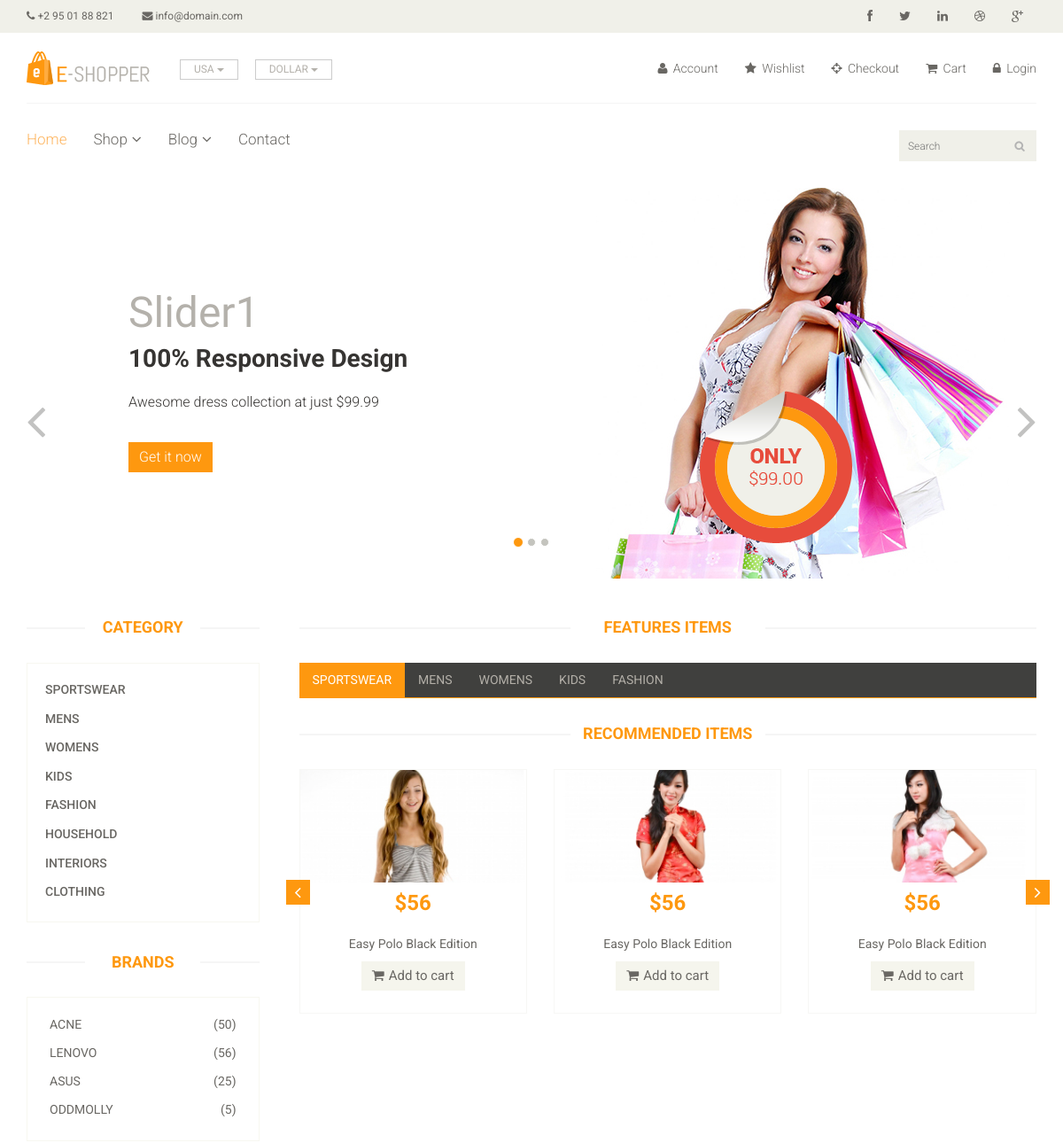
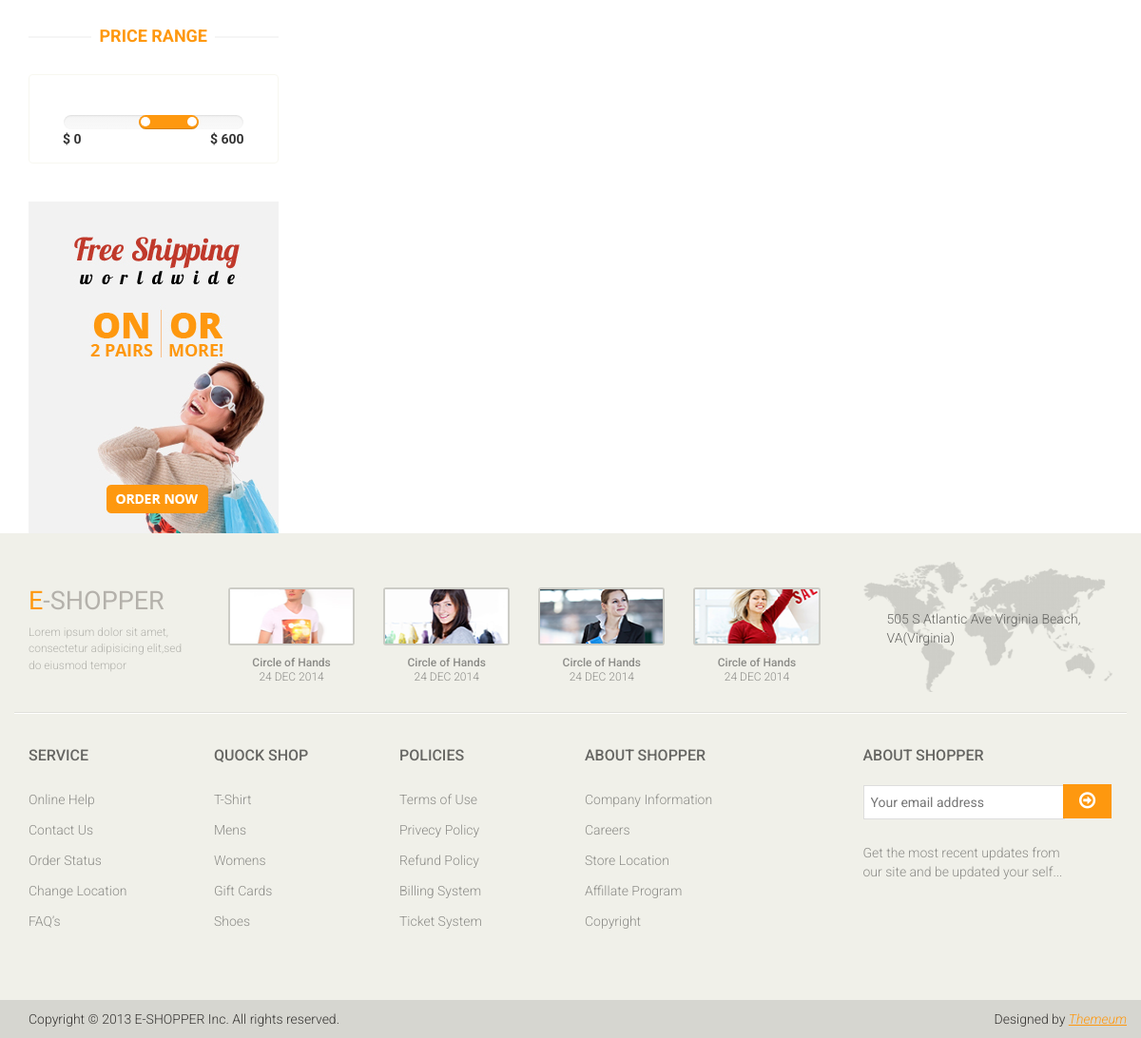
Before: / with the older database file (2 pictures, top to bottom).
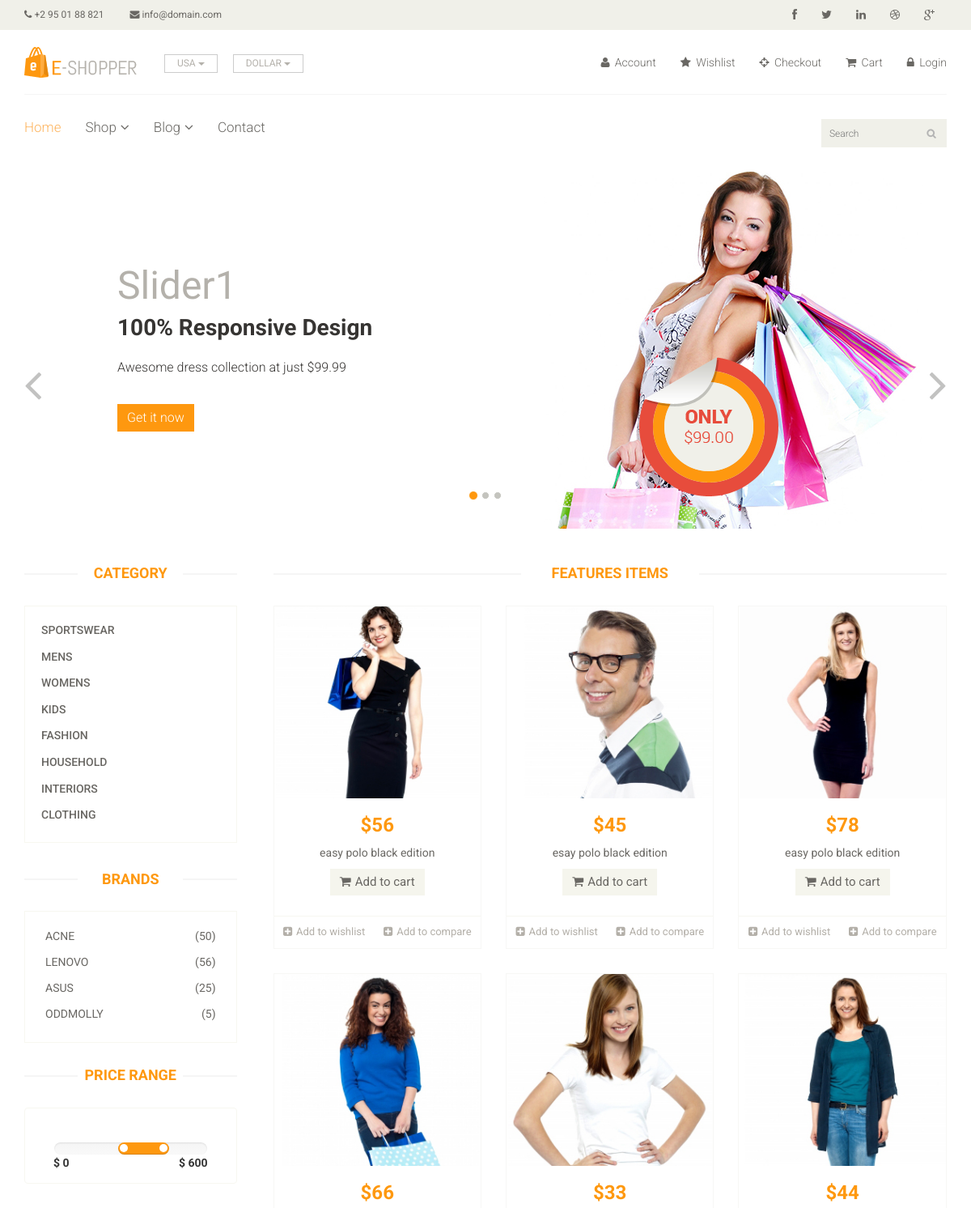
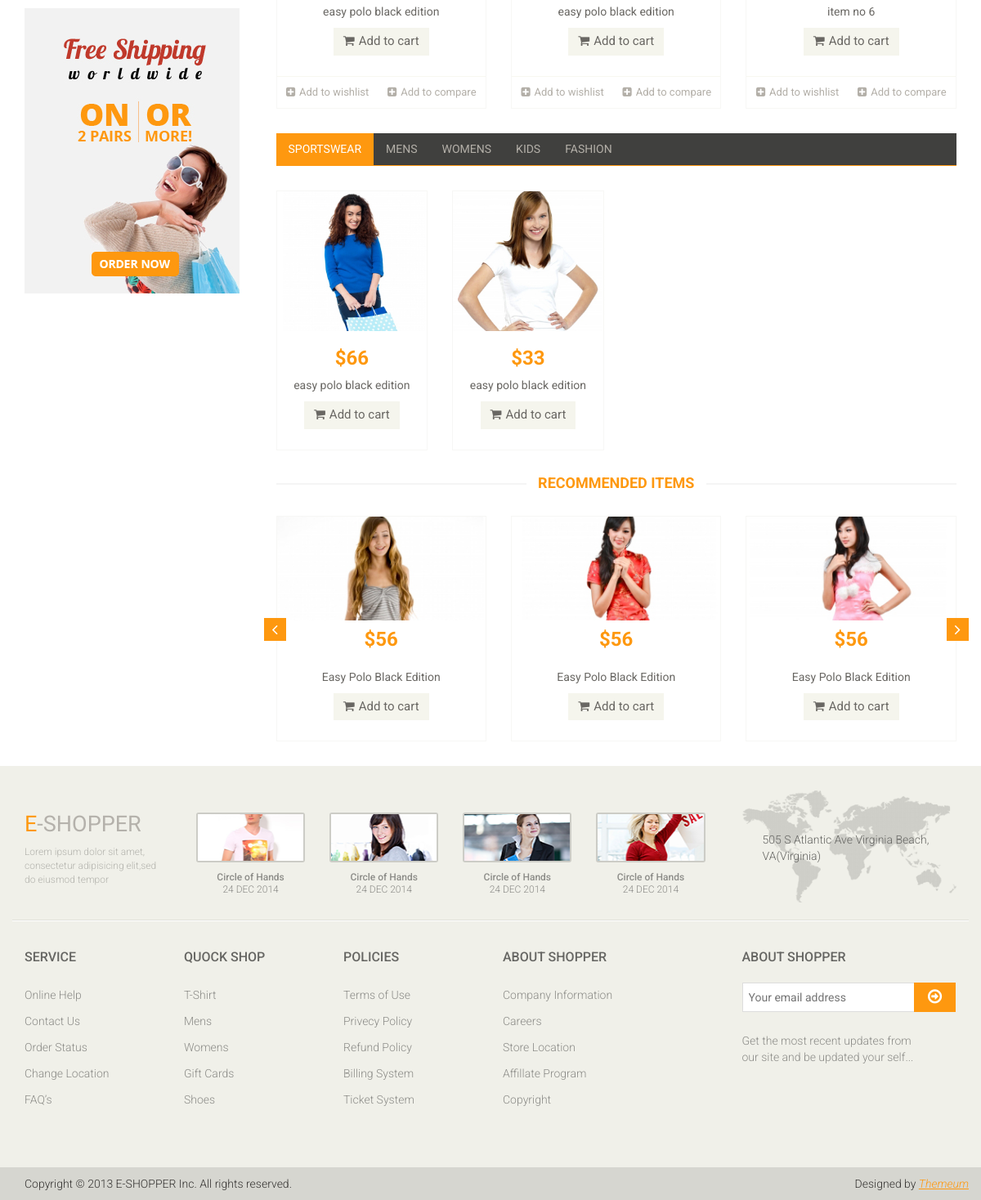
After: the same page with the newer database file (2 pictures, top to bottom).
### home/models.py (models this page shows, shortened)
class Slider(models.Model):
    name = models.CharField(max_length=200)
    image = models.ImageField(upload_to="media")
    description = models.TextField(blank = True)
    rank = models.IntegerField()
    url = models.URLField(blank=True)

class Category(models.Model):
    name = models.CharField(max_length=200)
    slug = models.CharField(max_length=500 , unique = True)

class Brand(models.Model):
    name = models.CharField(max_length = 200)
    image = models.ImageField(upload_to='media' , blank=True)
    numbers_of_products = models.IntegerField(default = 1)

class Product(models.Model):
    name = models.CharField(max_length=200)
    price = models.IntegerField()
    discounted_price = models.IntegerField(default=0)
    image = models.ImageField(upload_to='media')
    description = models.TextField(blank=True)
    specification = models.TextField(blank = True)
    category = models.ForeignKey(Category, on_delete = models.CASCADE)
    brand = models.ForeignKey(Brand,on_delete=models.CASCADE)
    stock = models.CharField(choices = STOCK , max_length=50)
    labels = models.CharField(choices = LABELS , max_length=50 , blank=True)

### home/views.py (the view)
# urls.py: path('', HomeView.as_view(), name='home'),
class HomeView(Base):
    def get(self,request):
        self.views['categories'] = Category.objects.all()
        self.views['brands'] = Brand.objects.all()
        self.views['sliders'] = Slider.objects.all()
        self.views['ads'] = Ad.objects.all()
        self.views['products'] = Product.objects.all()
        return render(request,'index.html',self.views)

### templates/index.html (shortened to what this page needs)
{% extends 'base.html' %}
{%block content%}
{%load static%}
	<section id="slider">
		<div class="container">
			<div class="row">
				<div class="col-sm-12">
					<div id="slider-carousel" class="carousel slide" data-ride="carousel">
						<ol class="carousel-indicators">
							<li data-target="#slider-carousel" data-slide-to="0" class="active"></li>
							<li data-target="#slider-carousel" data-slide-to="1"></li>
							<li data-target="#slider-carousel" data-slide-to="2"></li>
						</ol>
						<div class="carousel-inner">
							{%for slider in sliders%}
							{%if slider.rank == 1%}
								<div class="item active">
							{%elif slider.rank != 1%}
								<div class ="item">
							{%endif%}
								<div class="col-sm-6">
									<h1>{{slider.name}}</h1>
									<h2>100% Responsive Design</h2>
									<p>{{slider.description}}</p>
									<button type="button" class="btn btn-default get">Get it now</button>
								</div>
								<div class="col-sm-6">
									<img src="{{slider.image.url}}" class="girl img-responsive" alt="" />
									<img src="{%static 'images/home/pricing.png'%}"  class="pricing" alt="" />
								</div>
							</div>
							{%endfor%}
						</div>
						<a href="#slider-carousel" class="left control-carousel hidden-xs" data-slide="prev">
							<i class="fa fa-angle-left"></i>
						</a>
						<a href="#slider-carousel" class="right control-carousel hidden-xs" data-slide="next">
							<i class="fa fa-angle-right"></i>
						</a>
					</div>
				</div>
			</div>
		</div>
	</section>
	<section>
		<div class="container">
			<div class="row">
				<div class="col-sm-3">
					<div class="left-sidebar">
						<h2>Category</h2>
						<div class="panel-group category-products" id="accordian">
							{%for cat in categories%}
							<div class="panel panel-default">
								<div class="panel-heading">
									<h4 class="panel-title"><a href="#">{{cat.name}}</a></h4>
								</div>
							</div>
							{%endfor%}
						</div>
						<div class="brands_products">
							<h2>Brands</h2>
							<div class="brands-name">
								<ul class="nav nav-pills nav-stacked">
									{%for brand in brands %}
									<li><a href="#"> <span class="pull-right">({{brand.numbers_of_products}})</span>{{brand.name}}</a></li>
									{%endfor%}
								</ul>
							</div>
						</div>
						<div class="price-range">
							<h2>Price Range</h2>
							<div class="well text-center">
								 <input type="text" class="span2" value="" data-slider-min="0" data-slider-max="600" data-slider-step="5" data-slider-value="[250,450]" id="sl2" ><br />
								 <b class="pull-left">$ 0</b> <b class="pull-right">$ 600</b>
							</div>
						</div>
						<div class="shipping text-center">
							<img src="{%static 'images/home/shipping.jpg' %}" alt="" />
						</div>
					</div>
				</div>
				<div class="col-sm-9 padding-right">
					<div class="features_items">
						<h2 class="title text-center">Features Items</h2>
						{%for product in products%}
						{%if product.labels == "hot" %}
						<div class="col-sm-4">
							<div class="product-image-wrapper">
								<div class="single-products">
										<div class="productinfo text-center">
											<img src="{{product.image.url}}" alt="" />
											<h2>${{product.price}}</h2>
											<p>{{product.name}}</p>
											<a href="#" class="btn btn-default add-to-cart"><i class="fa fa-shopping-cart"></i>Add to cart</a>
										</div>
										<div class="product-overlay">
											<div class="overlay-content">
											</div>
										</div>
								</div>
								<div class="choose">
									<ul class="nav nav-pills nav-justified">
										<li><a href="#"><i class="fa fa-plus-square"></i>Add to wishlist</a></li>
										<li><a href="#"><i class="fa fa-plus-square"></i>Add to compare</a></li>
									</ul>
								</div>
							</div>
						</div>
						{%endif%}
						{%endfor%}
					</div>
					<div class="category-tab">
						<div class="col-sm-12">
							<ul class="nav nav-tabs">
								<li class="active"><a href="#Sportswear" data-toggle="tab">Sportswear</a></li>
								<li><a href="#Mens" data-toggle="tab">Mens</a></li>
								<li><a href="#Womens" data-toggle="tab">Womens</a></li>
								<li><a href="#kids" data-toggle="tab">Kids</a></li>
								<li><a href="#Fashion" data-toggle="tab">Fashion</a></li>
							</ul>
						</div>
						<div class="tab-content">
							<div class="tab-pane fade active in" id="Sportswear" >
							{%for product in products%}
							{%if product.category.name == "Sportswear" %}
								<div class="col-sm-3">
									<div class="product-image-wrapper">
										<div class="single-products">
											<div class="productinfo text-center">
												<img src="{{product.image.url}}" alt="" />
												<h2>${{product.price}}</h2>
												<p>{{product.name}}</p>
												<a href="#" class="btn btn-default add-to-cart"><i class="fa fa-shopping-cart"></i>Add to cart</a>
											</div>
										</div>
									</div>
								</div>
							{%endif%}
							{%endfor%}
							</div>
						</div>
					</div>
					<div class="recommended_items">
						<h2 class="title text-center">recommended items</h2>
						<div id="recommended-item-carousel" class="carousel slide" data-ride="carousel">
							<div class="carousel-inner">
								<div class="item active">
									<div class="col-sm-4">
										<div class="product-image-wrapper">
											<div class="single-products">
												<div class="productinfo text-center">
													<img src="images/home/recommend1.jpg" alt="" />
													<h2>$56</h2>
													<p>Easy Polo Black Edition</p>
													<a href="#" class="btn btn-default add-to-cart"><i class="fa fa-shopping-cart"></i>Add to cart</a>
												</div>
											</div>
										</div>
									</div>
									<div class="col-sm-4">
										<div class="product-image-wrapper">
											<div class="single-products">
												<div class="productinfo text-center">
													<img src="images/home/recommend2.jpg" alt="" />
													<h2>$56</h2>
													<p>Easy Polo Black Edition</p>
													<a href="#" class="btn btn-default add-to-cart"><i class="fa fa-shopping-cart"></i>Add to cart</a>
												</div>
											</div>
										</div>
									</div>
									<div class="col-sm-4">
										<div class="product-image-wrapper">
											<div class="single-products">
												<div class="productinfo text-center">
													<img src="images/home/recommend3.jpg" alt="" />
													<h2>$56</h2>
													<p>Easy Polo Black Edition</p>
													<a href="#" class="btn btn-default add-to-cart"><i class="fa fa-shopping-cart"></i>Add to cart</a>
												</div>
											</div>
										</div>
									</div>
								</div>
							</div>
							 <a class="left recommended-item-control" href="#recommended-item-carousel" data-slide="prev">
								<i class="fa fa-angle-left"></i>
							  </a>
							  <a class="right recommended-item-control" href="#recommended-item-carousel" data-slide="next">
								<i class="fa fa-angle-right"></i>
							  </a>
						</div>
					</div>
				</div>
			</div>
		</div>
	</section>
{%endblock%}

### templates/base.html (shortened to what this page needs)
<!DOCTYPE html>
{%load static%}
<html lang="en">
<head>
    <link href="{% static 'css/bootstrap.min.css' %}" rel="stylesheet">
    <link href="{% static 'css/font-awesome.min.css' %}" rel="stylesheet">
    <link href="{% static 'css/prettyPhoto.css' %}" rel="stylesheet">
    <link href="{% static 'css/price-range.css' %}" rel="stylesheet">
    <link href="{% static 'css/animate.css' %}" rel="stylesheet">
	<link href="{% static 'css/main.css' %}" rel="stylesheet">
	<link href="{% static 'css/responsive.css' %}" rel="stylesheet">
</head>
<body>
	<header id="header">
		<div class="header_top">
			<div class="container">
				<div class="row">
					<div class="col-sm-6">
						<div class="contactinfo">
							<ul class="nav nav-pills">
								<li><a href="#"><i class="fa fa-phone"></i> +2 95 01 88 821</a></li>
								<li><a href="#"><i class="fa fa-envelope"></i> info@domain.com</a></li>
							</ul>
						</div>
					</div>
					<div class="col-sm-6">
						<div class="social-icons pull-right">
							<ul class="nav navbar-nav">
								<li><a href="#"><i class="fa fa-facebook"></i></a></li>
								<li><a href="#"><i class="fa fa-twitter"></i></a></li>
								<li><a href="#"><i class="fa fa-linkedin"></i></a></li>
								<li><a href="#"><i class="fa fa-dribbble"></i></a></li>
								<li><a href="#"><i class="fa fa-google-plus"></i></a></li>
							</ul>
						</div>
					</div>
				</div>
			</div>
		</div>
		<div class="header-middle">
			<div class="container">
				<div class="row">
					<div class="col-sm-4">
						<div class="logo pull-left">
							<a href="index.html"><img src="images/home/logo.png" alt="" /></a>
						</div>
						<div class="btn-group pull-right">
							<div class="btn-group">
								<button type="button" class="btn btn-default dropdown-toggle usa" data-toggle="dropdown">
									USA
									<span class="caret"></span>
								</button>
							</div>
							<div class="btn-group">
								<button type="button" class="btn btn-default dropdown-toggle usa" data-toggle="dropdown">
									DOLLAR
									<span class="caret"></span>
								</button>
							</div>
						</div>
					</div>
					<div class="col-sm-8">
						<div class="shop-menu pull-right">
							<ul class="nav navbar-nav">
								<li><a href="#"><i class="fa fa-user"></i> Account</a></li>
								<li><a href="#"><i class="fa fa-star"></i> Wishlist</a></li>
								<li><a href="checkout.html"><i class="fa fa-crosshairs"></i> Checkout</a></li>
								<li><a href="cart.html"><i class="fa fa-shopping-cart"></i> Cart</a></li>
								<li><a href="login.html"><i class="fa fa-lock"></i> Login</a></li>
							</ul>
						</div>
					</div>
				</div>
			</div>
		</div>
		<div class="header-bottom">
			<div class="container">
				<div class="row">
					<div class="col-sm-9">
						<div class="mainmenu pull-left">
							<ul class="nav navbar-nav collapse navbar-collapse">
								<li><a href="index.html" class="active">Home</a></li>
								<li class="dropdown"><a href="#">Shop<i class="fa fa-angle-down"></i></a>
                                </li>
								<li class="dropdown"><a href="#">Blog<i class="fa fa-angle-down"></i></a>
                                </li>
								<li><a href="contact-us.html">Contact</a></li>
							</ul>
						</div>
					</div>
					<div class="col-sm-3">
						<div class="search_box pull-right">
							<input type="text" placeholder="Search"/>
						</div>
					</div>
				</div>
			</div>
		</div>
	</header>
	{%block content%}
	{%endblock%}
	<footer id="footer">
		<div class="footer-top">
			<div class="container">
				<div class="row">
					<div class="col-sm-2">
						<div class="companyinfo">
							<h2><span>e</span>-shopper</h2>
							<p>Lorem ipsum dolor sit amet, consectetur adipisicing elit,sed do eiusmod tempor</p>
						</div>
					</div>
					<div class="col-sm-7">
						<div class="col-sm-3">
							<div class="video-gallery text-center">
								<a href="#">
									<div class="iframe-img">
										<img src="images/home/iframe1.png" alt="" />
									</div>
								</a>
								<p>Circle of Hands</p>
								<h2>24 DEC 2014</h2>
							</div>
						</div>
						<div class="col-sm-3">
							<div class="video-gallery text-center">
								<a href="#">
									<div class="iframe-img">
										<img src="images/home/iframe2.png" alt="" />
									</div>
								</a>
								<p>Circle of Hands</p>
								<h2>24 DEC 2014</h2>
							</div>
						</div>
						<div class="col-sm-3">
							<div class="video-gallery text-center">
								<a href="#">
									<div class="iframe-img">
										<img src="images/home/iframe3.png" alt="" />
									</div>
								</a>
								<p>Circle of Hands</p>
								<h2>24 DEC 2014</h2>
							</div>
						</div>
						<div class="col-sm-3">
							<div class="video-gallery text-center">
								<a href="#">
									<div class="iframe-img">
										<img src="images/home/iframe4.png" alt="" />
									</div>
								</a>
								<p>Circle of Hands</p>
								<h2>24 DEC 2014</h2>
							</div>
						</div>
					</div>
					<div class="col-sm-3">
						<div class="address">
							<img src="images/home/map.png" alt="" />
							<p>505 S Atlantic Ave Virginia Beach, VA(Virginia)</p>
						</div>
					</div>
				</div>
			</div>
		</div>
		<div class="footer-widget">
			<div class="container">
				<div class="row">
					<div class="col-sm-2">
						<div class="single-widget">
							<h2>Service</h2>
							<ul class="nav nav-pills nav-stacked">
								<li><a href="#">Online Help</a></li>
								<li><a href="#">Contact Us</a></li>
								<li><a href="#">Order Status</a></li>
								<li><a href="#">Change Location</a></li>
								<li><a href="#">FAQ’s</a></li>
							</ul>
						</div>
					</div>
					<div class="col-sm-2">
						<div class="single-widget">
							<h2>Quock Shop</h2>
							<ul class="nav nav-pills nav-stacked">
								<li><a href="#">T-Shirt</a></li>
								<li><a href="#">Mens</a></li>
								<li><a href="#">Womens</a></li>
								<li><a href="#">Gift Cards</a></li>
								<li><a href="#">Shoes</a></li>
							</ul>
						</div>
					</div>
					<div class="col-sm-2">
						<div class="single-widget">
							<h2>Policies</h2>
							<ul class="nav nav-pills nav-stacked">
								<li><a href="#">Terms of Use</a></li>
								<li><a href="#">Privecy Policy</a></li>
								<li><a href="#">Refund Policy</a></li>
								<li><a href="#">Billing System</a></li>
								<li><a href="#">Ticket System</a></li>
							</ul>
						</div>
					</div>
					<div class="col-sm-2">
						<div class="single-widget">
							<h2>About Shopper</h2>
							<ul class="nav nav-pills nav-stacked">
								<li><a href="#">Company Information</a></li>
								<li><a href="#">Careers</a></li>
								<li><a href="#">Store Location</a></li>
								<li><a href="#">Affillate Program</a></li>
								<li><a href="#">Copyright</a></li>
							</ul>
						</div>
					</div>
					<div class="col-sm-3 col-sm-offset-1">
						<div class="single-widget">
							<h2>About Shopper</h2>
							<form action="#" class="searchform">
								<input type="text" placeholder="Your email address" />
								<button type="submit" class="btn btn-default"><i class="fa fa-arrow-circle-o-right"></i></button>
								<p>Get the most recent updates from <br />our site and be updated your self...</p>
							</form>
						</div>
					</div>
				</div>
			</div>
		</div>
		<div class="footer-bottom">
			<div class="container">
				<div class="row">
					<p class="pull-left">Copyright © 2013 E-SHOPPER Inc. All rights reserved.</p>
					<p class="pull-right">Designed by <span><a target="_blank" href="http://www.themeum.com">Themeum</a></span></p>
				</div>
			</div>
		</div>
	</footer>
</body>
</html>

Changed rows visible on the page:
added Product: image (picture), price "56", name "easy polo black edition", shown under "FEATURES ITEMS"
added Product: image (picture), price "45", name "esay polo black edition", shown under "FEATURES ITEMS"
added Product: image (picture), price "78", name "easy polo black edition", shown under "FEATURES ITEMS"
added Product: image (picture), price "66", name "easy polo black edition"
added Product: image (picture), price "33", name "easy polo black edition"
added Product: image (picture), price "44", name "item no 6", shown under "FEATURES ITEMS"
